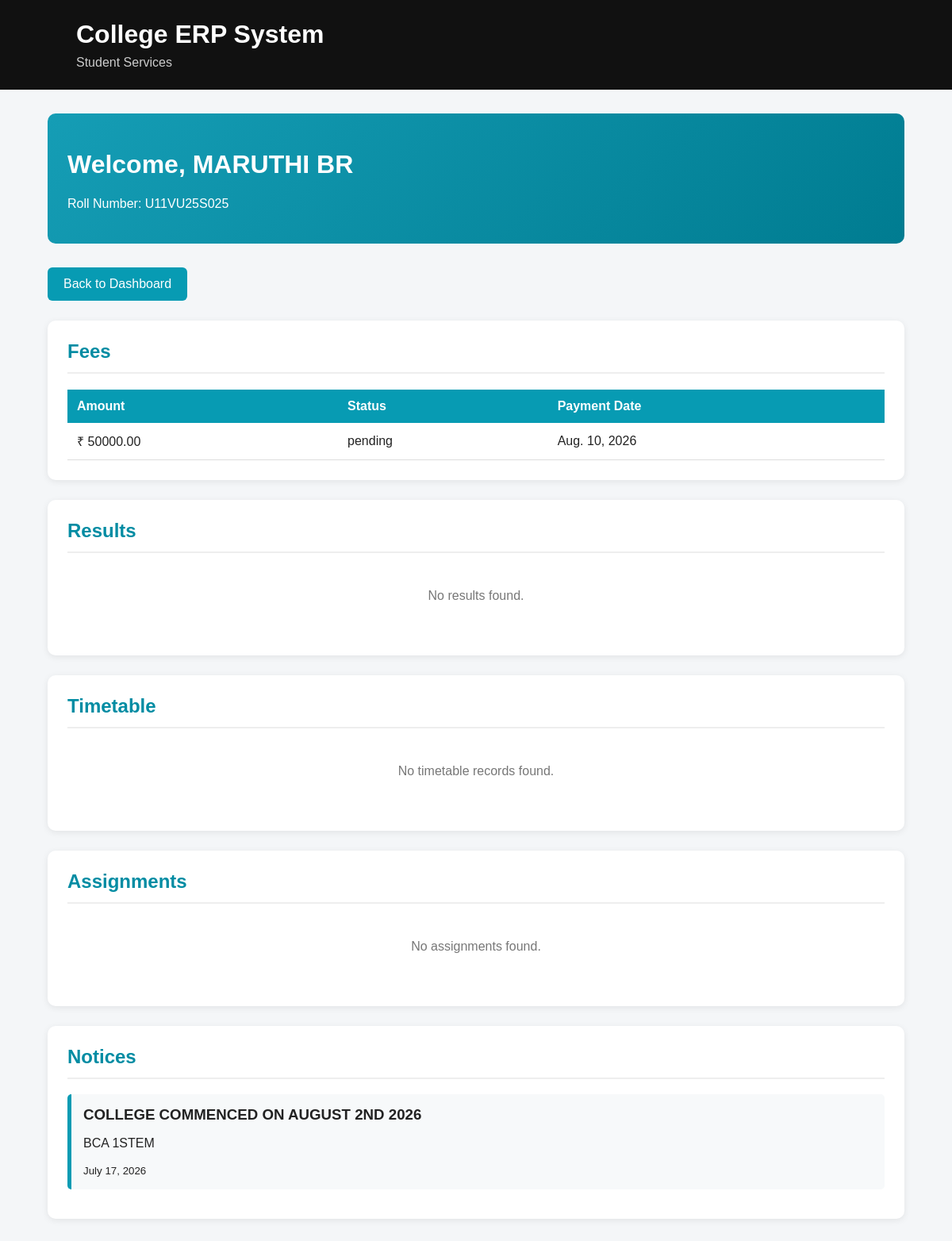
The app's page /student-services/ (signed in), older data.
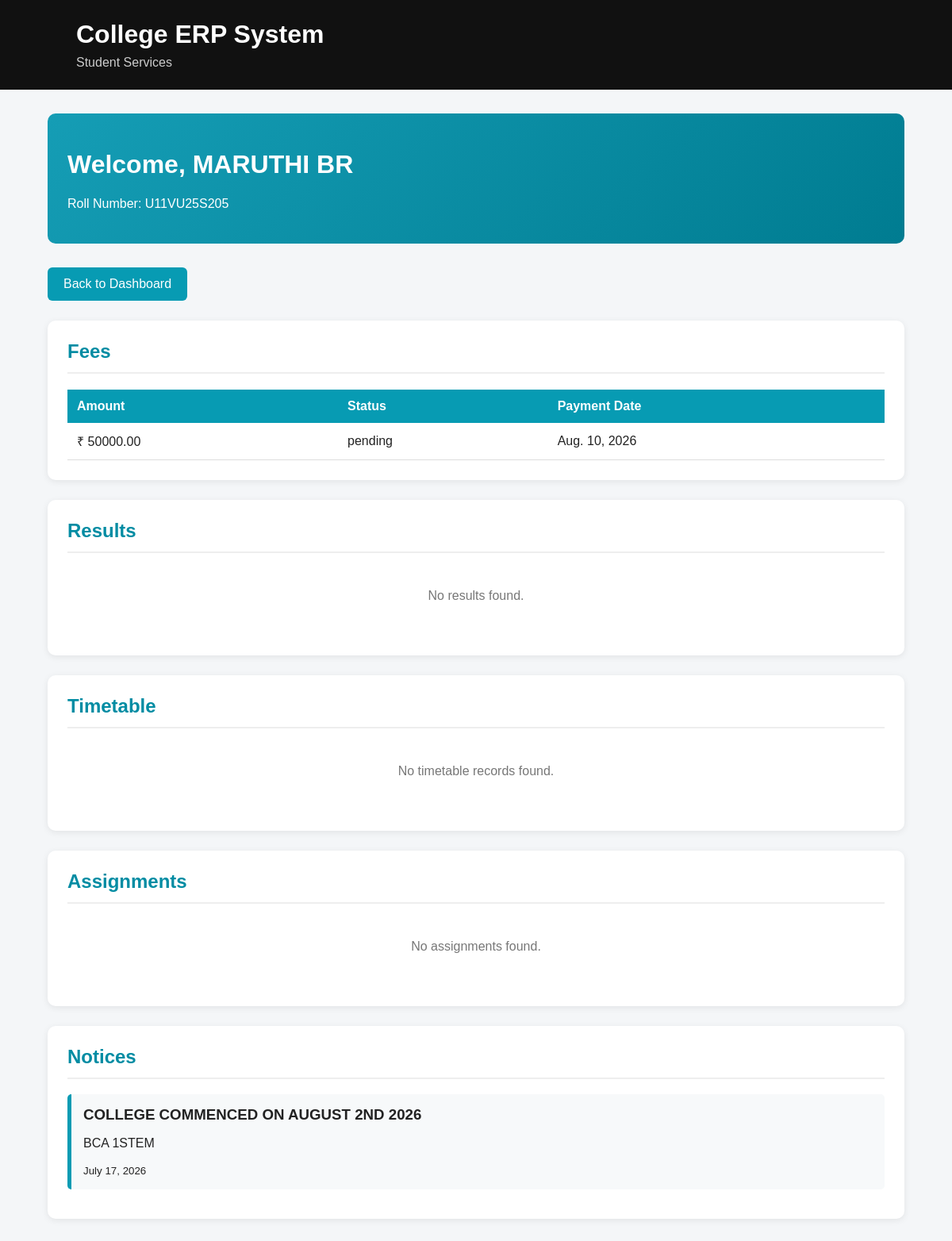
The same page, newer data.
### erp/models.py (models this page shows, shortened)
class Student(models.Model):
    user = models.OneToOneField(
        User,
        on_delete=models.CASCADE,
        null=True,
        blank=True,
        related_name="student_profile"
    )
    name = models.CharField(
        max_length=100
    )
    roll_number = models.CharField(
        max_length=20,
        unique=True
    )
    email = models.EmailField()
    course = models.CharField(
        max_length=100
    )

### erp/views.py (the view)
@login_required(login_url="student_login")
def student_services(request):
    if not hasattr(request.user, "student_profile"):
        logout(request)
        return redirect("student_login")
    student = request.user.student_profile
    fees = Fee.objects.filter(student=student)
    results = Result.objects.filter(student=student)
    timetable = Timetable.objects.filter(
        course__name__iexact=student.course.strip()
    )
    assignments = Assignment.objects.all()
    notices = Notice.objects.all().order_by("-date")
    context = {
        "student": student,
        "fees": fees,
        "results": results,
        "timetable": timetable,
        "assignments": assignments,
        "notices": notices,
    }
    return render(
        request,
        "student_services.html",
        context
    )

### erp/templates/student_services.html (shortened to what this page needs)
<!DOCTYPE html>
<html lang="en">
<head>
</head>
<body>
<header>
    <h1>College ERP System</h1>
    <p>Student Services</p>
</header>
<div class="container">
    <div class="welcome">
        <h1>Welcome, {{ student.name }}</h1>
        <p>Roll Number: {{ student.roll_number }}</p>
    </div>
    <a href="{% url 'student_dashboard' %}" class="back-btn">
        Back to Dashboard
    </a>
    <div class="section">
        <h2>Fees</h2>
        {% if fees %}
        <table>
            <tr>
                <th>Amount</th>
                <th>Status</th>
                <th>Payment Date</th>
            </tr>
            {% for fee in fees %}
            <tr>
                <td>₹ {{ fee.amount }}</td>
                <td>{{ fee.status }}</td>
                <td>
                    {% if fee.payment_date %}
                        {{ fee.payment_date }}
                    {% else %}
                        Not Paid
                    {% endif %}
                </td>
            </tr>
            {% endfor %}
        </table>
        {% else %}
            <p class="empty">No fee records found.</p>
        {% endif %}
    </div>
    <div class="section">
        <h2>Results</h2>
        {% if results %}
        <table>
            <tr>
                <th>Subject</th>
                <th>Marks</th>
                <th>Grade</th>
            </tr>
            {% for result in results %}
            <tr>
                <td>{{ result.subject }}</td>
                <td>{{ result.marks }}</td>
                <td>{{ result.grade }}</td>
            </tr>
            {% endfor %}
        </table>
        {% else %}
            <p class="empty">No results found.</p>
        {% endif %}
    </div>
    <div class="section">
        <h2>Timetable</h2>
        {% if timetable %}
        <table>
            <tr>
                <th>Subject</th>
                <th>Faculty</th>
                <th>Day</th>
                <th>Start Time</th>
                <th>End Time</th>
            </tr>
            {% for item in timetable %}
            <tr>
                <td>{{ item.subject }}</td>
                <td>{{ item.faculty }}</td>
                <td>{{ item.day }}</td>
                <td>{{ item.start_time }}</td>
                <td>{{ item.end_time }}</td>
            </tr>
            {% endfor %}
        </table>
        {% else %}
            <p class="empty">No timetable records found.</p>
        {% endif %}
    </div>
    <div class="section">
        <h2>Assignments</h2>
        {% if assignments %}
        <table>
            <tr>
                <th>Title</th>
                <th>Subject</th>
                <th>Description</th>
                <th>Due Date</th>
            </tr>
            {% for assignment in assignments %}
            <tr>
                <td>{{ assignment.title }}</td>
                <td>{{ assignment.subject }}</td>
                <td>{{ assignment.description }}</td>
                <td>{{ assignment.due_date }}</td>
            </tr>
            {% endfor %}
        </table>
        {% else %}
            <p class="empty">No assignments found.</p>
        {% endif %}
    </div>
    <div class="section">
        <h2>Notices</h2>
        {% if notices %}
            {% for notice in notices %}
            <div class="notice">
                <h3>{{ notice.title }}</h3>
                <p>{{ notice.description }}</p>
                <small>{{ notice.date }}</small>
            </div>
            {% endfor %}
        {% else %}
            <p class="empty">No notices found.</p>
        {% endif %}
    </div>
</div>
</body>
</html>

Row changes from the older to the newer data that the page shows:
changed Student "MARUTHI BR": roll_number "U11VU25S025" → "U11VU25S205"
